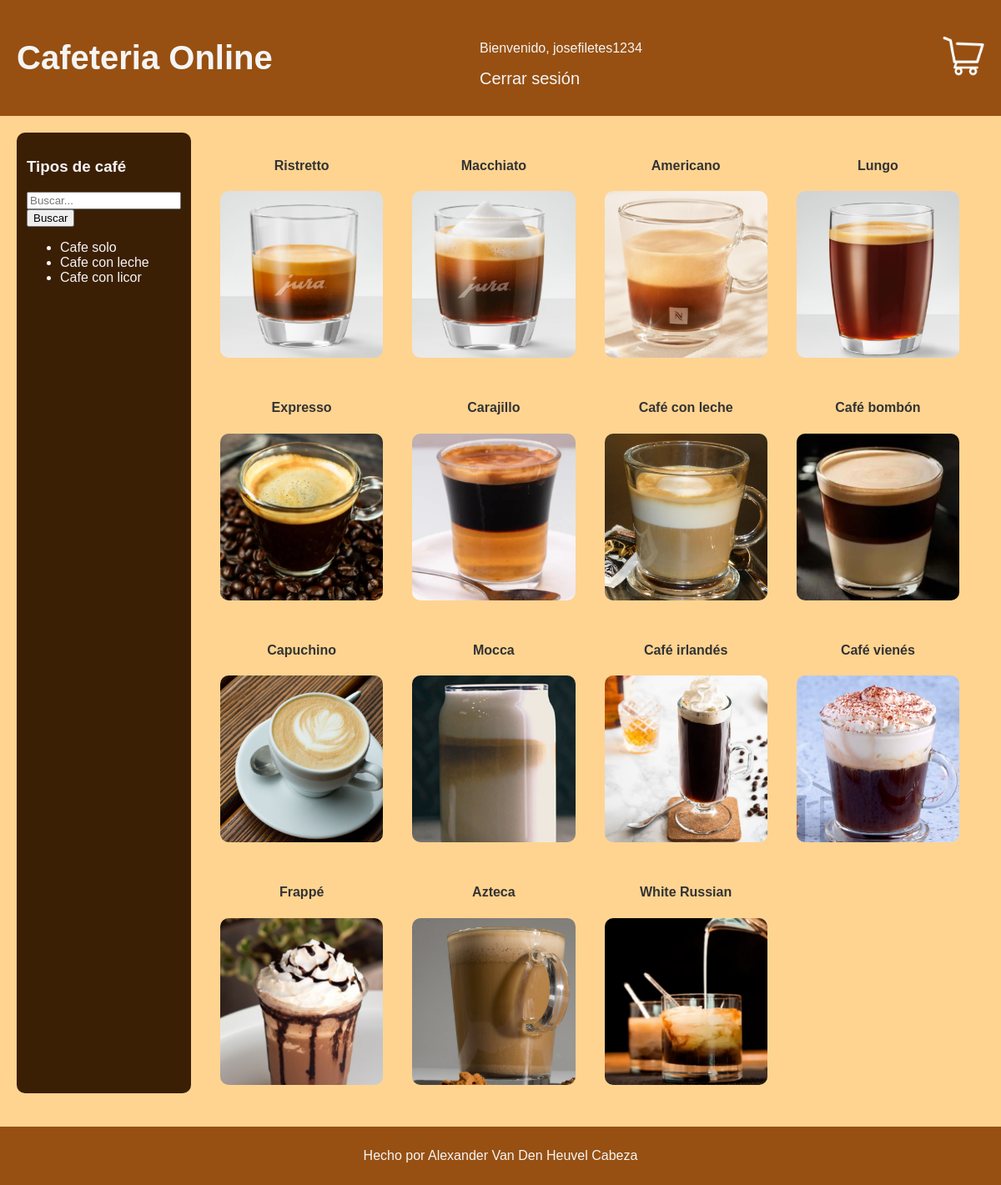
/paginaCompras/home (signed in), run on the app's committed database.
### paginaCompras/models.py (models this page shows, shortened)
class Producto(models.Model):
    nombre = models.CharField(max_length=100)
    descripcion = models.TextField()
    categoria = models.TextField(default='Sin categoria')
    precio = models.DecimalField(max_digits=8, decimal_places=2)
    imagen = models.URLField()
    disponible = models.BooleanField(default=True)
    fecha_creacion = models.DateTimeField(auto_now_add=True)

### paginaCompras/views.py (the view)
# urls.py: path("home", views.home, name="home"),
def home(request):
    username = request.user.username
    productos = Producto.objects.all()
    categorias = Producto.objects.values('categoria').distinct()
    context = {
        'productos': productos,
        'categorias': categorias,
        'username': username,
    }
    return render(request, 'Paginacompras/home.html', context)

### paginaCompras/templates/paginaCompras/home.html (shortened to what this page needs)
<!DOCTYPE html>
<html lang="en">
<head>
    {% load static %}
    <link rel="stylesheet" type="text/css" href="{% static 'css/estilo.css' %}">
</head>
<body>
<header>
  <a href="{% url 'home' %}"><h1>Cafeteria Online</h1></a>
  <nav>
    {% if user.is_authenticated %}
    <p>Bienvenido, {{ user.username }}</p>
    <a href="{% url 'logout' %}">Cerrar sesión</a>
  </nav>
  <div id="carrito">
    <a href="{% url 'ver_carrito' %}">
      <img src="/media/productos/carrito.png" alt="Carrito de compra">
    </a>
  </div>
</header>
<main>
  <div id="categorias">
    <h3>Tipos de café</h3>
    <form method="GET" action="{% url 'buscar' %}">
      <input type="text" name="q" placeholder="Buscar...">
      <button type="submit">Buscar</button>
    </form>
    <ul>
      {% for categoria in categorias %}
      <li><a href="{% url 'productos_por_categoria' categoria.categoria %}">{{ categoria.categoria }}</a></li>
      {% endfor %}
    </ul>
  </div>
  <div class="grid-container" id="contenido-principal">
    {% for producto in productos %}
    <a href="{% url 'detail' producto.id %}">
      <div class="grid-item">
        <h4>{{ producto.nombre }}</h4>
        <div id="cuadrofoto" style="background-image: url({{ producto.imagen }})"></div>
      </div>
    </a>
    {% endfor %}
  </div>
</main>
<footer>
  <p>Hecho por Alexander Van Den Heuvel Cabeza</p>
</footer>
</body>
{% else %}
    <p>Bienvenido, regístrese o acceda para ver nuestros distintos cafés</p>
    <a href="{% url 'login' %}">Acceder</a>
    <a href="{% url 'registro' %}">Registrarse</a>
{% endif %}
</html>

### paginaCompras/static/css/estilo.css (style rules this page uses)
body { font-family: Arial, sans-serif; background-color: #FFD491; margin: 0; padding: 0; }
header { background-color: #975012; padding: 20px; color: #f5f5f5; display: flex; align-items: center; }
header a { margin: 0; font-size: 20px; flex: 1; color: #f5f5f5; }
nav { color: #f5f5f5; background-color: #975012; padding: 10px; flex: 1; }
#carrito { margin-left: auto; }
#carrito img { width: 50px; height: auto; }
main { padding: 20px; margin-bottom:20px; display: grid; grid-template-areas: "categorias contenido-principal"; grid-template-columns: 1fr 5fr; grid-gap: 20px; }
#categorias { background-color: #3B1F04; color: #f5f5f5; font-color: margin-right: 20px; border-radius:10px; padding:12px; grid-area: categorias; }
#categorias a { color:#f5f5f5; padding-bottom:10px; }
#contenido-principal { margin-right: 20px; grid-area: contenido-principal; }
.grid-container { display: grid; grid-template-columns: repeat(auto-fit, minmax(200px, 1fr)); grid-gap:10px; text-align: center; border-radius: 10px; }
#cuadrofoto { background-size: cover; background-position: center width: 100%; height: 200px; border-radius:10px; }
.grid-item { border-radius:10px; margin-left:5px; transition: background-color 0.8s, border-radius 0.8s; padding:10px; }
a { text-decoration: none; color: #333; }
footer { background-color: #975012; color: #f5f5f5; padding: 10px; margin-bottom: 0px; text-align: center; }

### data on the page
Producto: nombre "Ristretto", imagen (picture)
Producto: nombre "Macchiato", imagen (picture)
Producto: nombre "Americano", imagen (picture)
Producto: nombre "Lungo", imagen (picture)
Producto: nombre "Expresso", imagen (picture)
Producto: nombre "Carajillo", imagen (picture)
Producto: nombre "Café con leche", imagen (picture)
Producto: nombre "Café bombón", imagen (picture)
Producto: nombre "Capuchino", imagen (picture)
Producto: nombre "Mocca", imagen (picture)
Producto: nombre "Café irlandés", imagen (picture)
Producto: nombre "Café vienés", imagen (picture)
Producto: nombre "Frappé", imagen (picture)
Producto: nombre "Azteca", imagen (picture)
Producto: nombre "White Russian", imagen (picture)

### other printed values
{{ user.username }} "josefiletes1234"
{{ categoria.categoria }} "Cafe solo" "Cafe con leche" "Cafe con licor"
